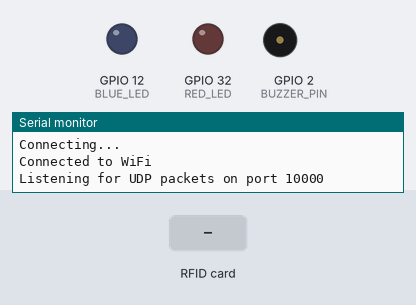
A sketch run on a simulated ESP32. Shown: output pins drawn as LEDs (lit = HIGH), buzzer (waves = sounding), the last lines printed to the serial monitor. Dashed ring = blinking. The test bench sets the inputs (shaded band). WiFi joins after 1.5 s; servers stay silent unless stated; uploads are accepted with an empty reply.

Above: at 4.2 s.
4.3 s: RFID card 5E 7A 19 C4 held to the reader
At 4.68 s:
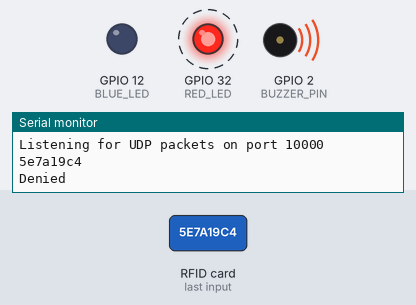
Timing chart, 0 to 7.3 s (numbered marks = the images above; inputs shaded):
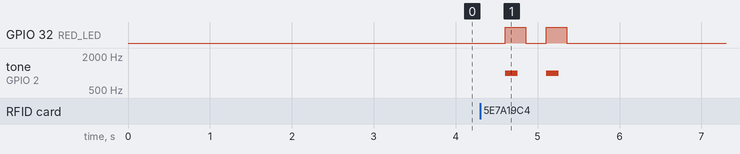

Measured:
- after the input at 4.3 s, GPIO 32 (RED_LED): alternates HIGH for 0.25 s and LOW for 0.25 s, 4 changes in all, then stays LOW, starting after 0.31 s; tone on GPIO 2 (BUZZER_PIN): alternates 1000 Hz for 0.15 s and silent for 0.35 s, 4 changes in all, then stays silent, starting after 0.31 s

The sketch:

validator.ino
```cpp
#include <SPI.h>
#include <WiFi.h>
#include <WiFiUdp.h>
#include <MFRC522.h>
#include <HTTPClient.h>
#include <ArduinoJson.h>

#include "rfid_nfc.hpp"
#include "broadcast.hpp"
#include "call_point.hpp"
#include "http_service.hpp"

#include "config.h"

TaskHandle_t udpTask = NULL;

void setup() {
    Serial.begin(115200);
    pinMode(RED_LED, OUTPUT);
    pinMode(BLUE_LED, OUTPUT);
    pinMode(BUZZER_PIN, OUTPUT);
    initRFID();
    connectToWiFi();
    xTaskCreatePinnedToCore(listenForUDPMessageTask, "UDP Listener", 10000, NULL, 1, &udpTask, 1);
}

void loop() {
    if (mfrc522.PICC_IsNewCardPresent() && mfrc522.PICC_ReadCardSerial()){
        String uid = getCardUID();
        mfrc522.PICC_HaltA();
        Serial.println(uid);
        ( getResponse(uid, LEVEL) ? granted : denied )();
    }
    vTaskDelay(pdMS_TO_TICKS(200));
}

void connectToWiFi() {
    Serial.println("Connecting to WiFi...");
    WiFi.begin(SSID, PASSWORD);
    while (WiFi.status() != WL_CONNECTED) {
        delay(3000);
        Serial.println("Connecting...");
    }
    Serial.println("Connected to WiFi");
}
```

broadcast.hpp
```cpp
#ifndef BROADCAST_HPP
#define BROADCAST_HPP

#define PORT 10000 // port to listen and send
#define MESSAGE "Second floor" // place example
#define SECRET_HASH "57316fae0606a3caa46f1acd8163e74f1070f454" // secret.dat SHA1 key

WiFiUDP UDP;

void sendMessageToUDP() {
    DynamicJsonDocument doc(256);
    doc["ip"] = WiFi.localIP().toString();
    doc["note"] = MESSAGE;
    char buffer[256];
    size_t n = serializeJson(doc, buffer);
    uint8_t udpBuffer[256];
    memcpy(udpBuffer, buffer, n);
    UDP.beginPacket(IPAddress(255, 255, 255, 255), PORT);
    UDP.write(udpBuffer, n);
    UDP.endPacket();
    Serial.println("Message sent to UDP");
}

void listenForUDPMessageTask(void *pvParameters) {
    Serial.println("Listening for UDP packets on port 10000");
    UDP.begin(PORT);
    while (true) {
        int packetSize = UDP.parsePacket();
        if (packetSize) {
            char incomingPacket[256];
            int len = UDP.read(incomingPacket, 255);
            if (len > 0) {
                incomingPacket[len] = '\0';
            }
            Serial.printf("Received packet: %s\n", incomingPacket);
            StaticJsonDocument<256> doc;
            const char* auth = doc["auth"];
            if (strcmp(auth, SECRET_HASH) == 0) {
                Serial.println("Authorization request! Sending response...");
                sendMessageToUDP();
            } else {
                Serial.println("Auth failed");
            }
        }
        vTaskDelay(pdMS_TO_TICKS(80));
    }
}

#endif
```

call_point.hpp
```cpp
#ifndef CALL_POINT_HPP
#define CALL_POINT_HPP

#define RED_LED 32
#define BLUE_LED 12
#define BUZZER_PIN 2
// access
void granted() {
    Serial.println("Granted");
    digitalWrite(BLUE_LED, HIGH);
    digitalWrite(RED_LED, LOW);
    tone(BUZZER_PIN, 1000, 1000);
    delay(5000);
    digitalWrite(BLUE_LED, LOW);
}

void denied() {
    Serial.println("Denied");
    digitalWrite(BLUE_LED, LOW);
    for (int i = 0; i < 2; i++) {
        digitalWrite(RED_LED, HIGH);
        tone(BUZZER_PIN, 1000, 150);
        delay(250);
        noTone(BUZZER_PIN);
        digitalWrite(RED_LED, LOW);
        delay(250);
    }
}
#endif
```

http_service.hpp
```cpp
#ifndef HTTP_SERVICE_HPP
#define HTTP_SERVICE_HPP

#define SERVER_ADDRESS "YOUR SERVER IP (same as in config.rb)"
#define SERVER_PORT    8000 // YOUR SERVER PORT (same as in config.rb)

bool getResponse(String uid, int level) {
    String url = "http://" + String(SERVER_ADDRESS) + ":" + String(SERVER_PORT) + "/auth?id=" + uid + "&lvl=" + String(level);

    HTTPClient http;
    if (WiFi.status() != WL_CONNECTED) {
        Serial.println("WiFi not connected");
        return false;
    }
    http.begin(url);
    int httpCode = http.GET();
    if (httpCode > 0) {
        DynamicJsonDocument doc(200);
        deserializeJson(doc, http.getString());
        bool access = doc["access"];
        http.end();
        return access;
    } else {
        Serial.print("HTTP Request failed with error code: ");
        Serial.println(httpCode);
        http.end();
    }
    return false;
}

#endif
```

rfid_nfc.hpp
```cpp
#ifndef RFID_NFC_HPP
#define RFID_NFC_HPP

#define SS_PIN 22
#define RST_PIN 4

MFRC522 mfrc522(SS_PIN, RST_PIN);

String getCardUID() {
    String uidStr = "";
    for (byte i = 0; i < mfrc522.uid.size; i++) {
        uidStr += String(mfrc522.uid.uidByte[i] < 0x10 ? "0" : "");
        uidStr += String(mfrc522.uid.uidByte[i], HEX);
    }
    return uidStr;
}

void initRFID() {
    SPI.begin();
    mfrc522.PCD_Init();
}

#endif
```

config.h
```cpp
#ifndef _CONFIG_H_
#define _CONFIG_H_

#define SSID "YOUR WIFI NAME"
#define PASSWORD "YOUR WIFI PASSWORD"

#define LEVEL 5

#endif
```
